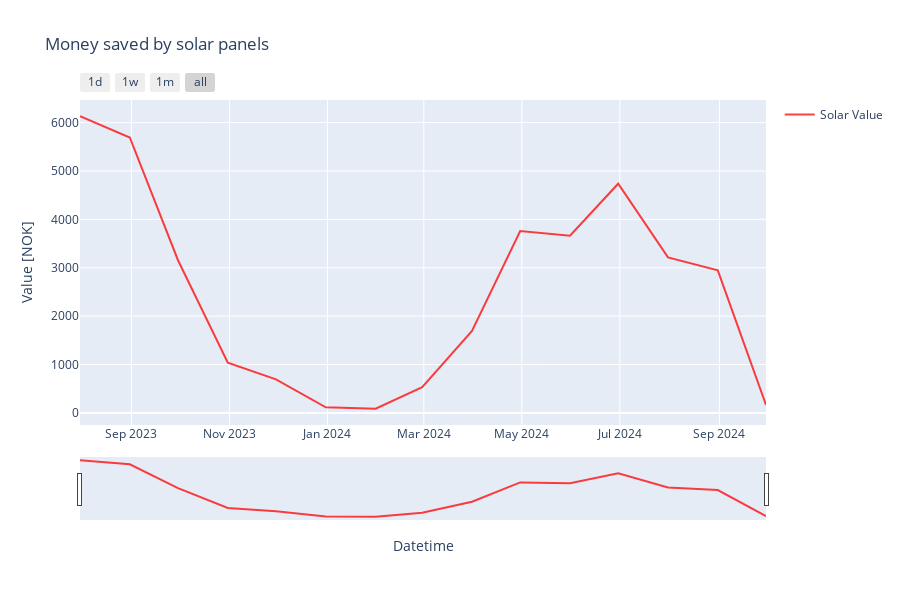

Here is the notebook cell this chart was saved with:
### Code cell
# get main building data
main_df = pipe.get_data(BuilingIdsEnum.MAIN)
# cols: spot_price_nok, solar_consumption
# calculate the value of the solar energy
# plot the solar value
# aggregated by day
main_df["solar_value"] = main_df["solar_consumption"] * main_df["spot_price_nok"]
# set index
main_df.set_index("timestamp", inplace=True)
monthly_solar_money = main_df.resample("ME").sum()
monthly_solar_money.reset_index(inplace=True)

plot_cols =[
    ColumnParam("solar_value", "Solar Value"),
]
plot_energy_usage(monthly_solar_money, plot_cols,
                    titel="Money saved by solar panels",
                    yaxis_title="Value [NOK]",
                    tozeroy=False,
                    )
# print the avg money saved each month
print(f"average money saved by solar panels each month: {monthly_solar_money['solar_value'].mean():.2f} NOK")

# two desimals
print(f"total money saved by solar panels: {monthly_solar_money['solar_value'].sum():.2f} NOK")

### Figure 1 — Plotly figure (JSON) as saved in the notebook; plotly's stock layout.template omitted (floating-point values rounded to 4 significant figures)
{"data": [{"line": {"color": "rgba(255, 0, 0, 0.75)"}, "mode": "lines", "name": "Solar Value", "type": "scatter", "x": ["2023-07-31T00:00:00", "2023-08-31T00:00:00", "2023-09-30T00:00:00", "2023-10-31T00:00:00", "2023-11-30T00:00:00", "2023-12-31T00:00:00", "2024-01-31T00:00:00", "2024-02-29T00:00:00", "2024-03-31T00:00:00", "2024-04-30T00:00:00", "2024-05-31T00:00:00", "2024-06-30T00:00:00", "2024-07-31T00:00:00", "2024-08-31T00:00:00", "2024-09-30T00:00:00"], "y": [6132.0, 5693.0, 3156.0, 1040.0, 693.2, 116.2, 85.69, 530.7, 1692.0, 3758.0, 3664.0, 4737.0, 3214.0, 2946.0, 164.0]}], "layout": {"height": 600, "hovermode": "x unified", "showlegend": true, "title": {"text": "Money saved by solar panels"}, "xaxis": {"rangeselector": {"buttons": [{"count": 1, "label": "1d", "step": "day", "stepmode": "backward"}, {"count": 7, "label": "1w", "step": "day", "stepmode": "backward"}, {"count": 1, "label": "1m", "step": "month", "stepmode": "backward"}, {"step": "all"}]}, "rangeslider": {"visible": true}, "title": {"text": "Datetime"}, "type": "date"}, "yaxis": {"title": {"text": "Value [NOK]"}}}}
